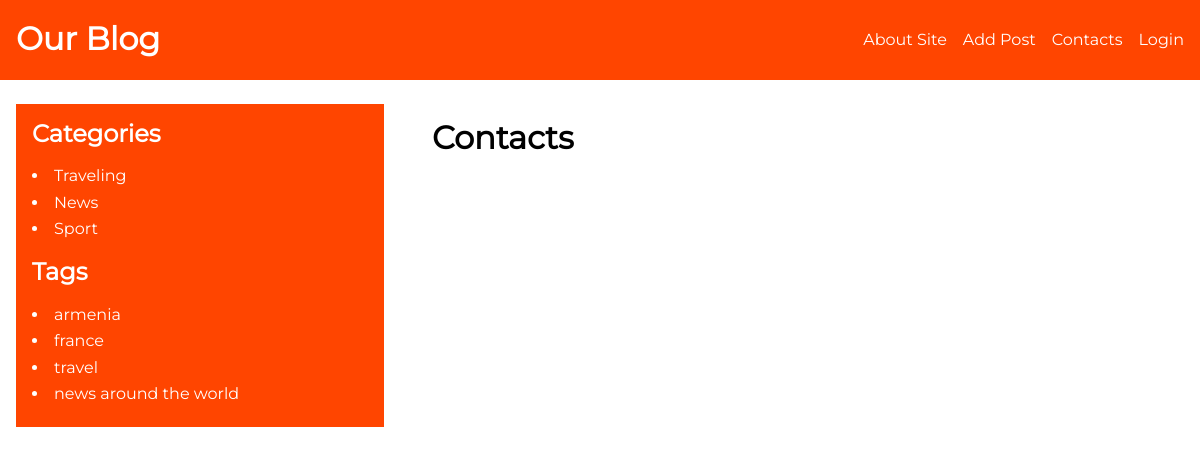
/contacts/, run on the app's committed database.
### blog/models.py (models this page shows, shortened)
class Category(models.Model):
	name = models.CharField(max_length=255, db_index=True)
	slug = models.SlugField(max_length=255, unique=True, db_index=True)
	def get_absolute_url(self):
		return reverse("category", kwargs={"cat_slug": self.slug})
	class Meta:
		verbose_name = "Category"
		verbose_name_plural = "Categories"

class ArticleTags(models.Model):
	tag = models.CharField(max_length=255, db_index=True)
	slug = models.SlugField(max_length=255, unique=True, db_index=True)
	def get_absolute_url(self):
		return reverse("tag", kwargs={"tag_slug": self.slug})

### blog/views.py (the view)
# urls.py: path("contacts/", views.contacts, name="contacts"),
def contacts(request):
	return render(request, "blog/contacts.html", {"title": "Contacts"})

### blog/context.py (called while the page is built)
def menu_context(request):
	return {
		"menu": [
			{
				"link_title": "About Site",
				"link_url": "about"
			},
			{
				"link_title": "Add Post",
				"link_url": "add_post"
			},
			{
				"link_title": "Contacts",
				"link_url": "contacts"
			},
			{
				"link_title": "Login",
				"link_url": "login"
			},
		],
	}

### blog/templatetags/blog_tags.py (called while the page is built)
@register.inclusion_tag("blog/includes/categories.html")
def show_categories(cat_selected=0):
	cats = Category.objects.all()
	return {"cats": cats, "cat_selected": cat_selected}

@register.inclusion_tag("blog/includes/tags.html")
def show_tags():
	return {"tags": ArticleTags.objects.all()}

### blog/templates/blog/contacts.html
{% extends "base.html" %}
{% block content_header %}
    <h1>{{title}}</h1>
{% endblock %}

### blog/templates/blog/includes/categories.html
<h2>Categories</h2>
<ul class="categories">
    {% for cat in cats %}
        {% if cat.id == cat_selected %}
            <li class="active_cat">{{cat.name}}</li>
        {% else %}
            <li>
                <a class="category_item" href="{{ cat.get_absolute_url }}">{{cat.name}}</a>
            </li>
        {% endif %}
    {% endfor %}
</ul>

### blog/templates/blog/includes/tags.html
{% if tags %}
<h2>Tags</h2>
<ul class="tags">
    {% for tag in tags %}
    <li>
        <a class="category_item" href="{{ tag.get_absolute_url }}">{{tag.tag}}</a>
    </li>
    {% endfor %}
</ul>
{% endif %}

### blog/static/blog/css/style.css (style rules this page uses)
* { box-sizing: border-box; }
html { line-height: 1.15; -webkit-text-size-adjust: 100%; }
body { margin: 0; }
h1 { font-size: 2em; margin: 0.67em 0; }
a { background-color: transparent; }
ul { padding: 0; }
body { font-family: "m-regular", arial, serif; }

### data on the page
Category: name "Traveling"
Category: name "News"
Category: name "Sport"
ArticleTags: tag "armenia"
ArticleTags: tag "france"
ArticleTags: tag "travel"
ArticleTags: tag "news around the world"

### other printed values
{{ m.link_title }} "About Site" "Add Post" "Contacts" "Login"
{{ title }} "Contacts"
